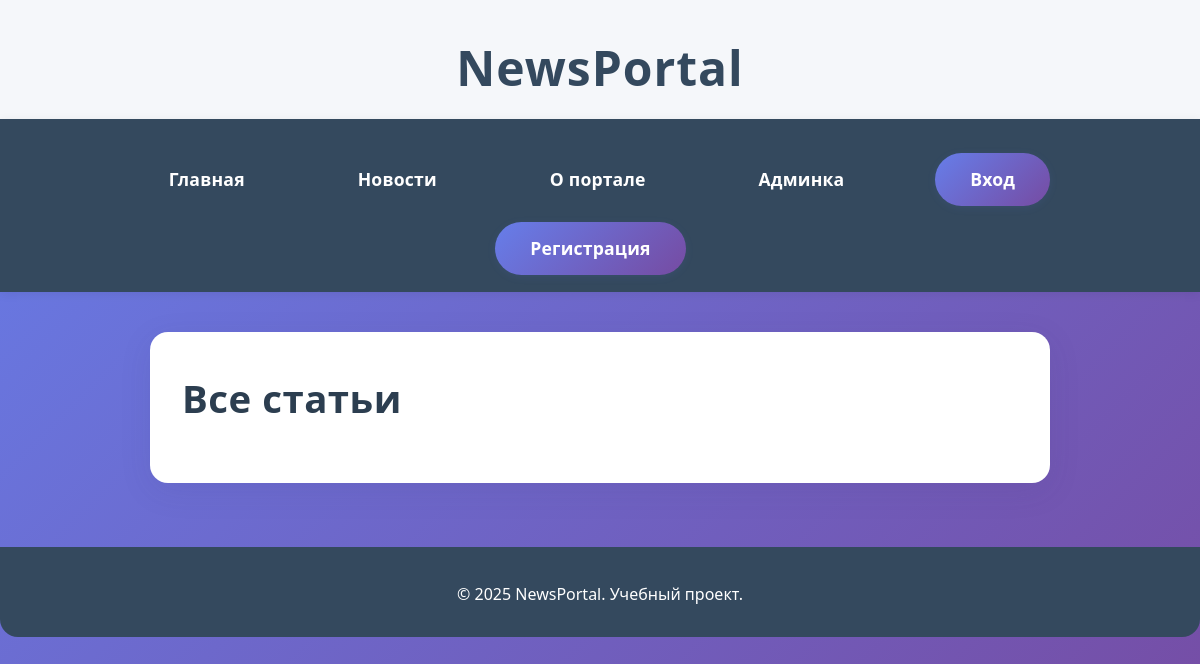
/articles/, run on an earlier commit of the app's database.
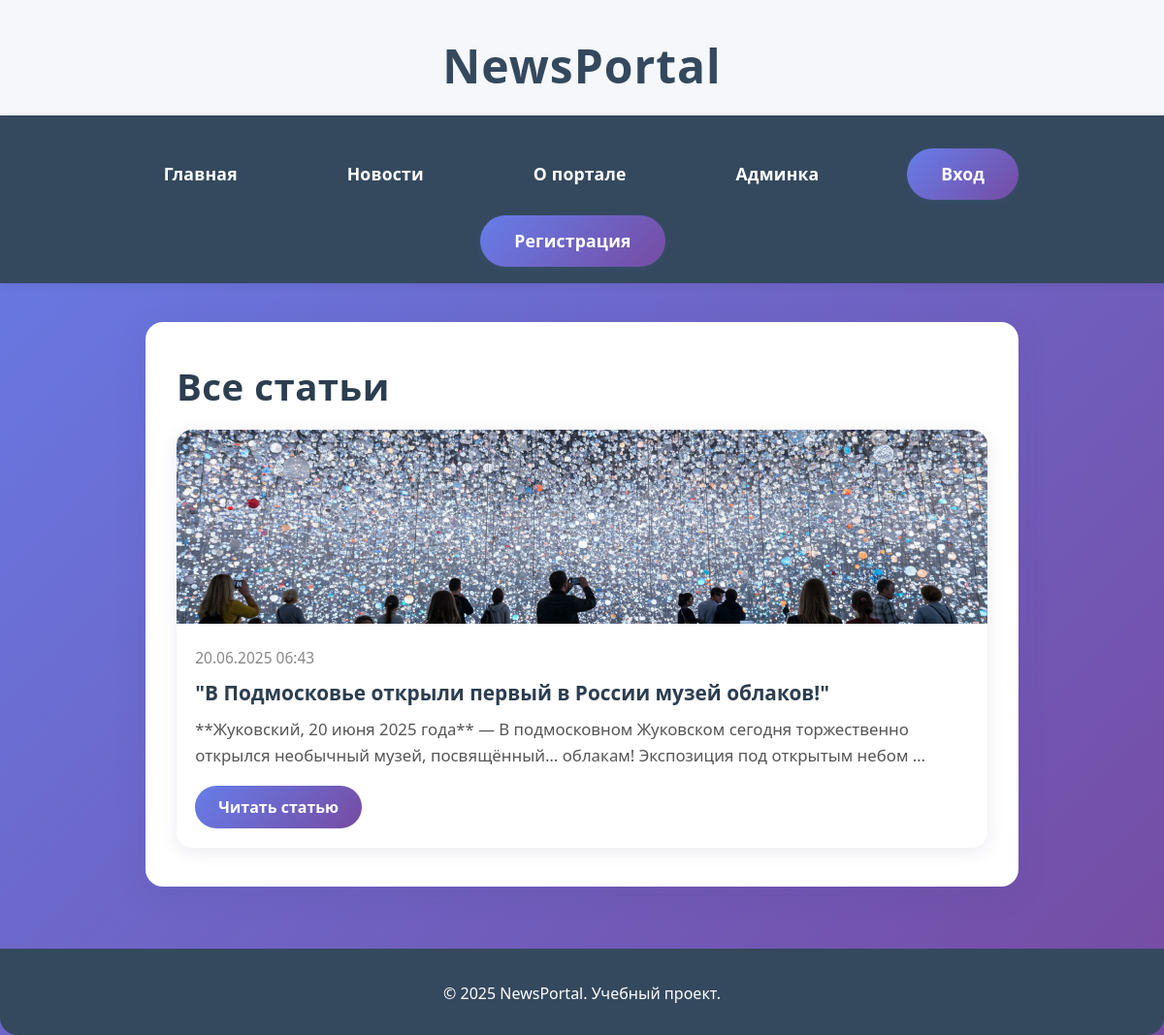
And on a later commit of the database.
### news/models.py (models this page shows, shortened)
class Article(models.Model):
    title = models.CharField(max_length=200, verbose_name='Заголовок статьи')
    content = models.TextField(verbose_name='Содержимое статьи')
    image = models.ImageField(upload_to='article_images/', null=True, blank=True, verbose_name='Изображение')
    created_at = models.DateTimeField(auto_now_add=True, verbose_name='Дата публикации')

### news/views.py (the view)
# urls.py: path('articles/', ArticleListView.as_view(), name='article_list'),
class ArticleListView(ListView):
    model = Article
    template_name = 'article_list.html'
    context_object_name = 'articles'
    paginate_by = 6

### templates/news/article_list.html (shortened to what this page needs)
{% extends 'base.html' %}
{% block content %}
<div class="container">
    <h2 class="main-title">Все статьи</h2>
    <div class="news-grid">
        {% for article in articles %}
            <div class="news-card">
                {% if article.image %}
                    <img src="{{ article.image.url }}" alt="{{ article.title }}" class="news-image">
                {% endif %}
                <div class="news-content">
                    <div class="news-meta">
                        <span>{{ article.created_at|date:"d.m.Y H:i" }}</span>
                    </div>
                    <h4 class="news-title">{{ article.title }}</h4>
                    <p class="news-excerpt">{{ article.content|truncatewords:20 }}</p>
                    <a href="{% url 'article_detail' article.pk %}" class="read-more">Читать статью</a>
                </div>
            </div>
        {% endfor %}
    </div>
</div>
{% endblock %}

What changed in the data, as far as the page shows it:
added Article: image (picture), created_at "20.06.2025 06:43", title "\"В Подмосковье открыли первый в России музей облаков!\"", content "**Жуковский, 20 июня 2025 года** — В подмосковном Жуковском сегодня торжественно открылся необычный музей, посвящённый… облакам! Экспозиция под открытым небом …"
